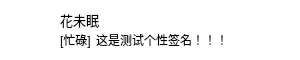
<?xml version="1.0" encoding="UTF-8"?>
<ui version="4.0">
 <class>FriendItem</class>
 <widget class="QWidget" name="FriendItem">
  <property name="geometry">
   <rect>
    <x>0</x>
    <y>0</y>
    <width>300</width>
    <height>60</height>
   </rect>
  </property>
  <property name="minimumSize">
   <size>
    <width>300</width>
    <height>60</height>
   </size>
  </property>
  <property name="maximumSize">
   <size>
    <width>300</width>
    <height>60</height>
   </size>
  </property>
  <property name="windowTitle">
   <string>FriendItem</string>
  </property>
  <property name="styleSheet">
   <string notr="true">border: 0px;
background-color: #ffffff;</string>
  </property>
  <widget class="QLabel" name="m_nicknameLabel">
   <property name="geometry">
    <rect>
     <x>60</x>
     <y>10</y>
     <width>100</width>
     <height>20</height>
    </rect>
   </property>
   <property name="font">
    <font>
     <pointsize>10</pointsize>
    </font>
   </property>
   <property name="text">
    <string>花未眠</string>
   </property>
  </widget>
  <widget class="QLabel" name="m_statusLabel">
   <property name="geometry">
    <rect>
     <x>60</x>
     <y>30</y>
     <width>36</width>
     <height>20</height>
    </rect>
   </property>
   <property name="text">
    <string>[忙碌]</string>
   </property>
  </widget>
  <widget class="QLabel" name="m_feelingLabel">
   <property name="geometry">
    <rect>
     <x>96</x>
     <y>30</y>
     <width>150</width>
     <height>20</height>
    </rect>
   </property>
   <property name="text">
    <string>这是测试个性签名！！！</string>
   </property>
  </widget>
  <widget class="QPushButton" name="m_avatarPushButton">
   <property name="geometry">
    <rect>
     <x>10</x>
     <y>10</y>
     <width>40</width>
     <height>40</height>
    </rect>
   </property>
   <property name="styleSheet">
    <string notr="true">border: 0px;
background-color: #ffffff;</string>
   </property>
   <property name="text">
    <string/>
   </property>
   <property name="iconSize">
    <size>
     <width>40</width>
     <height>40</height>
    </size>
   </property>
  </widget>
 </widget>
 <resources>
  <include location="../res/res.qrc"/>
 </resources>
 <connections/>
</ui>
